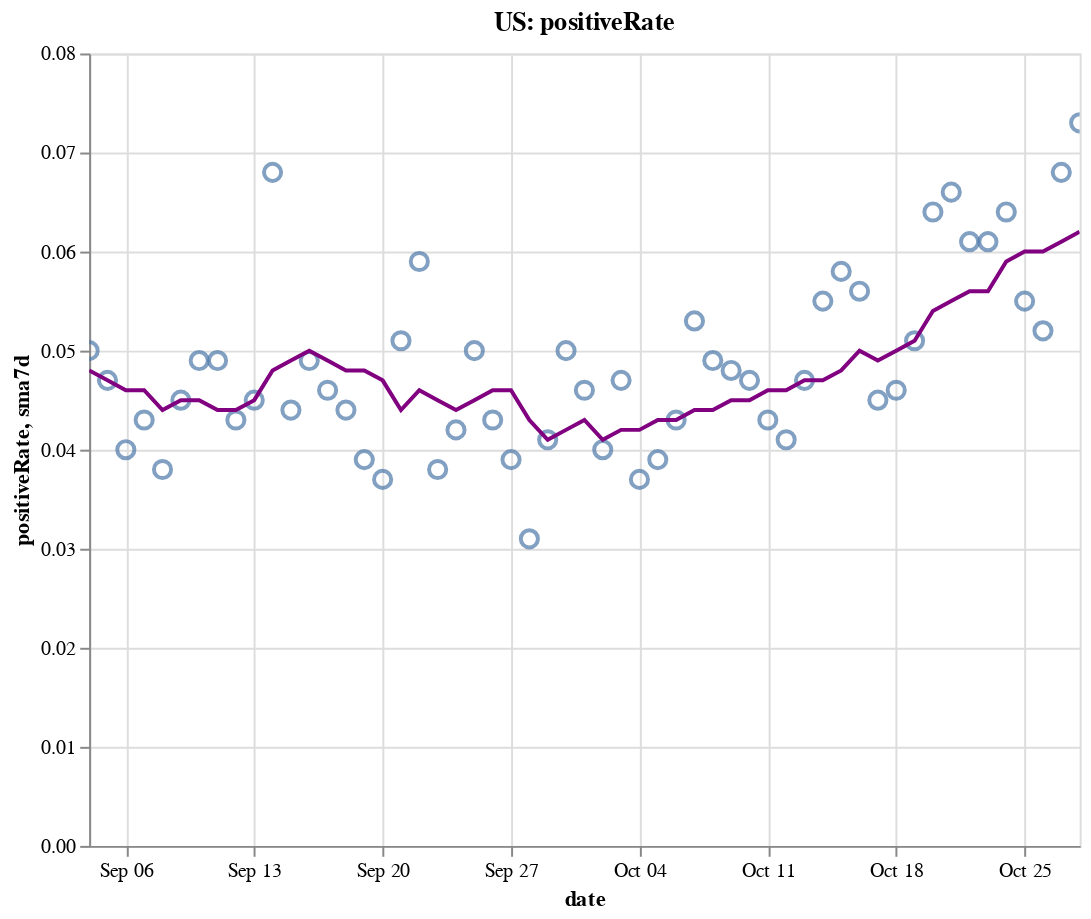

The code cell stored with this chart in its notebook:
### Code cell
create_plot(us, 'positiveRate')

### Figure 1 — Vega-Lite specification as saved in the notebook (floating-point values rounded to 4 significant figures)
{"config": {"view": {"continuousWidth": 400, "continuousHeight": 300}}, "layer": [{"layer": [{"mark": {"type": "point", "size": 75}, "encoding": {"tooltip": [{"type": "temporal", "field": "date"}, {"type": "quantitative", "field": "positiveRate"}, {"type": "quantitative", "field": "sma7d"}], "x": {"type": "temporal", "field": "date"}, "y": {"type": "quantitative", "field": "positiveRate"}}, "selection": {"selector004": {"type": "interval", "bind": "scales", "encodings": ["x", "y"]}}}, {"mark": {"type": "line", "color": "purple"}, "encoding": {"x": {"type": "temporal", "field": "date"}, "y": {"type": "quantitative", "field": "sma7d"}}}]}, {"mark": {"type": "rule", "color": "#aaa"}, "encoding": {"x": {"type": "temporal", "field": "date"}}, "transform": [{"filter": {"selection": "selector003"}}]}, {"mark": "circle", "encoding": {"opacity": {"condition": {"value": 1, "selection": "selector003"}, "value": 0}, "tooltip": [{"type": "temporal", "field": "date"}, {"type": "quantitative", "field": "positiveRate"}, {"type": "quantitative", "field": "sma7d"}], "x": {"type": "temporal", "field": "date"}, "y": {"type": "quantitative", "field": "positiveRate"}}, "selection": {"selector003": {"type": "single", "encodings": ["x"], "on": "mouseover", "nearest": true, "empty": "none"}}}, {"mark": {"type": "text", "align": "left", "dx": 5, "dy": -5, "stroke": "white", "strokeWidth": 2}, "encoding": {"text": {"type": "quantitative", "field": "positiveRate"}, "tooltip": [{"type": "temporal", "field": "date"}, {"type": "quantitative", "field": "positiveRate"}, {"type": "quantitative", "field": "sma7d"}], "x": {"type": "temporal", "field": "date"}, "y": {"type": "quantitative", "field": "positiveRate"}}, "transform": [{"filter": {"selection": "selector003"}}]}, {"mark": {"type": "text", "align": "left", "dx": 5, "dy": -5}, "encoding": {"text": {"type": "quantitative", "field": "positiveRate"}, "tooltip": [{"type": "temporal", "field": "date"}, {"type": "quantitative", "field": "positiveRate"}, {"type": "quantitative", "field": "sma7d"}], "x": {"type": "temporal", "field": "date"}, "y": {"type": "quantitative", "field": "positiveRate"}}, "transform": [{"filter": {"selection": "selector003"}}]}], "data": {"name": "data-66bd63c6e1d94e8154dd112a639862b4"}, "height": 400, "title": "US: positiveRate", "width": 500, "$schema": "https://vega.github.io/schema/vega-lite/v4.8.1.json", "datasets": {"data-66bd63c6e1d94e8154dd112a639862b4": [{"date": "2020-09-04T00:00:00", "totalTestResultsIncrease": 1035000.0, "positiveIncrease": 51540.0, "death": 179700.0, "deathIncrease": 998.0, "positiveRate": 0.05, "state": "US", "sma7d": 0.048}, {"date": "2020-09-05T00:00:00", "totalTestResultsIncrease": 962700.0, "positiveIncrease": 44840.0, "death": 180700.0, "deathIncrease": 918.0, "positiveRate": 0.047, "state": "US", "sma7d": 0.047}, {"date": "2020-09-06T00:00:00", "totalTestResultsIncrease": 832800.0, "positiveIncrease": 33070.0, "death": 181100.0, "deathIncrease": 449.0, "positiveRate": 0.04, "state": "US", "sma7d": 0.046}, {"date": "2020-09-07T00:00:00", "totalTestResultsIncrease": 664000.0, "positiveIncrease": 28660.0, "death": 181300.0, "deathIncrease": 225.0, "positiveRate": 0.043, "state": "US", "sma7d": 0.046}, {"date": "2020-09-08T00:00:00", "totalTestResultsIncrease": 581600.0, "positiveIncrease": 22200.0, "death": 181700.0, "deathIncrease": 358.0, "positiveRate": 0.038, "state": "US", "sma7d": 0.044}, {"date": "2020-09-09T00:00:00", "totalTestResultsIncrease": 689000.0, "positiveIncrease": 31060.0, "death": 182800.0, "deathIncrease": 1084.0, "positiveRate": 0.045, "state": "US", "sma7d": 0.045}, {"date": "2020-09-10T00:00:00", "totalTestResultsIncrease": 773000.0, "positiveIncrease": 37540.0, "death": 183900.0, "deathIncrease": 1170.0, "positiveRate": 0.049, "state": "US", "sma7d": 0.045}, {"date": "2020-09-11T00:00:00", "totalTestResultsIncrease": 916600.0, "positiveIncrease": 44880.0, "death": 185000.0, "deathIncrease": 1018.0, "positiveRate": 0.049, "state": "US", "sma7d": 0.044}, {"date": "2020-09-12T00:00:00", "totalTestResultsIncrease": 989700.0, "positiveIncrease": 42070.0, "death": 185800.0, "deathIncrease": 810.0, "positiveRate": 0.043, "state": "US", "sma7d": 0.044}, {"date": "2020-09-13T00:00:00", "totalTestResultsIncrease": 772000.0, "positiveIncrease": 34420.0, "death": 186200.0, "deathIncrease": 390.0, "positiveRate": 0.045, "state": "US", "sma7d": 0.045}, {"date": "2020-09-14T00:00:00", "totalTestResultsIncrease": 500900.0, "positiveIncrease": 33850.0, "death": 186600.0, "deathIncrease": 404.0, "positiveRate": 0.068, "state": "US", "sma7d": 0.048}, {"date": "2020-09-15T00:00:00", "totalTestResultsIncrease": 804600.0, "positiveIncrease": 35070.0, "death": 187600.0, "deathIncrease": 1031.0, "positiveRate": 0.044, "state": "US", "sma7d": 0.049}, {"date": "2020-09-16T00:00:00", "totalTestResultsIncrease": 819400.0, "positiveIncrease": 39950.0, "death": 188800.0, "deathIncrease": 1200.0, "positiveRate": 0.049, "state": "US", "sma7d": 0.05}, {"date": "2020-09-17T00:00:00", "totalTestResultsIncrease": 957400.0, "positiveIncrease": 43580.0, "death": 189700.0, "deathIncrease": 863.0, "positiveRate": 0.046, "state": "US", "sma7d": 0.049}, {"date": "2020-09-18T00:00:00", "totalTestResultsIncrease": 1087000.0, "positiveIncrease": 47460.0, "death": 190600.0, "deathIncrease": 901.0, "positiveRate": 0.044, "state": "US", "sma7d": 0.048}, {"date": "2020-09-19T00:00:00", "totalTestResultsIncrease": 1172000.0, "positiveIncrease": 45500.0, "death": 191300.0, "deathIncrease": 740.0, "positiveRate": 0.039, "state": "US", "sma7d": 0.048}, {"date": "2020-09-20T00:00:00", "totalTestResultsIncrease": 978600.0, "positiveIncrease": 36270.0, "death": 191600.0, "deathIncrease": 327.0, "positiveRate": 0.037, "state": "US", "sma7d": 0.047}, {"date": "2020-09-21T00:00:00", "totalTestResultsIncrease": 773700.0, "positiveIncrease": 39460.0, "death": 191900.0, "deathIncrease": 287.0, "positiveRate": 0.051, "state": "US", "sma7d": 0.044}, {"date": "2020-09-22T00:00:00", "totalTestResultsIncrease": 843200.0, "positiveIncrease": 49380.0, "death": 192800.0, "deathIncrease": 854.0, "positiveRate": 0.059, "state": "US", "sma7d": 0.046}, {"date": "2020-09-23T00:00:00", "totalTestResultsIncrease": 1002000.0, "positiveIncrease": 38570.0, "death": 193900.0, "deathIncrease": 1159.0, "positiveRate": 0.038, "state": "US", "sma7d": 0.045}, {"date": "2020-09-24T00:00:00", "totalTestResultsIncrease": 1032000.0, "positiveIncrease": 43710.0, "death": 194800.0, "deathIncrease": 921.0, "positiveRate": 0.042, "state": "US", "sma7d": 0.044}, {"date": "2020-09-25T00:00:00", "totalTestResultsIncrease": 1110000.0, "positiveIncrease": 55490.0, "death": 195700.0, "deathIncrease": 844.0, "positiveRate": 0.05, "state": "US", "sma7d": 0.045}, {"date": "2020-09-26T00:00:00", "totalTestResultsIncrease": 1119000.0, "positiveIncrease": 47790.0, "death": 196600.0, "deathIncrease": 869.0, "positiveRate": 0.043, "state": "US", "sma7d": 0.046}, {"date": "2020-09-27T00:00:00", "totalTestResultsIncrease": 904000.0, "positiveIncrease": 35420.0, "death": 196900.0, "deathIncrease": 307.0, "positiveRate": 0.039, "state": "US", "sma7d": 0.046}, {"date": "2020-09-28T00:00:00", "totalTestResultsIncrease": 1164000.0, "positiveIncrease": 36510.0, "death": 197100.0, "deathIncrease": 257.0, "positiveRate": 0.031, "state": "US", "sma7d": 0.043}, {"date": "2020-09-29T00:00:00", "totalTestResultsIncrease": 910600.0, "positiveIncrease": 36890.0, "death": 197900.0, "deathIncrease": 739.0, "positiveRate": 0.041, "state": "US", "sma7d": 0.041}, {"date": "2020-09-30T00:00:00", "totalTestResultsIncrease": 893700.0, "positiveIncrease": 44360.0, "death": 198900.0, "deathIncrease": 1061.0, "positiveRate": 0.05, "state": "US", "sma7d": 0.042}, {"date": "2020-10-01T00:00:00", "totalTestResultsIncrease": 992700.0, "positiveIncrease": 45620.0, "death": 199800.0, "deathIncrease": 851.0, "positiveRate": 0.046, "state": "US", "sma7d": 0.043}, {"date": "2020-10-02T00:00:00", "totalTestResultsIncrease": 1233000.0, "positiveIncrease": 49480.0, "death": 200600.0, "deathIncrease": 835.0, "positiveRate": 0.04, "state": "US", "sma7d": 0.041}, {"date": "2020-10-03T00:00:00", "totalTestResultsIncrease": 1092000.0, "positiveIncrease": 51340.0, "death": 201400.0, "deathIncrease": 741.0, "positiveRate": 0.047, "state": "US", "sma7d": 0.042}, {"date": "2020-10-04T00:00:00", "totalTestResultsIncrease": 1026000.0, "positiveIncrease": 38360.0, "death": 201700.0, "deathIncrease": 363.0, "positiveRate": 0.037, "state": "US", "sma7d": 0.042}, {"date": "2020-10-05T00:00:00", "totalTestResultsIncrease": 989500.0, "positiveIncrease": 38120.0, "death": 202000.0, "deathIncrease": 326.0, "positiveRate": 0.039, "state": "US", "sma7d": 0.043}, {"date": "2020-10-06T00:00:00", "totalTestResultsIncrease": 897700.0, "positiveIncrease": 38610.0, "death": 202700.0, "deathIncrease": 634.0, "positiveRate": 0.043, "state": "US", "sma7d": 0.043}, {"date": "2020-10-07T00:00:00", "totalTestResultsIncrease": 957800.0, "positiveIncrease": 50560.0, "death": 203600.0, "deathIncrease": 916.0, "positiveRate": 0.053, "state": "US", "sma7d": 0.044}, {"date": "2020-10-08T00:00:00", "totalTestResultsIncrease": 1137000.0, "positiveIncrease": 55290.0, "death": 204600.0, "deathIncrease": 986.0, "positiveRate": 0.049, "state": "US", "sma7d": 0.044}, {"date": "2020-10-09T00:00:00", "totalTestResultsIncrease": 1194000.0, "positiveIncrease": 57000.0, "death": 205500.0, "deathIncrease": 893.0, "positiveRate": 0.048, "state": "US", "sma7d": 0.045}, {"date": "2020-10-10T00:00:00", "totalTestResultsIncrease": 1234000.0, "positiveIncrease": 57490.0, "death": 206100.0, "deathIncrease": 665.0, "positiveRate": 0.047, "state": "US", "sma7d": 0.045}, {"date": "2020-10-11T00:00:00", "totalTestResultsIncrease": 1079000.0, "positiveIncrease": 46790.0, "death": 206600.0, "deathIncrease": 466.0, "positiveRate": 0.043, "state": "US", "sma7d": 0.046}, {"date": "2020-10-12T00:00:00", "totalTestResultsIncrease": 1063000.0, "positiveIncrease": 43110.0, "death": 206900.0, "deathIncrease": 287.0, "positiveRate": 0.041, "state": "US", "sma7d": 0.046}, {"date": "2020-10-13T00:00:00", "totalTestResultsIncrease": 1033000.0, "positiveIncrease": 48320.0, "death": 207600.0, "deathIncrease": 690.0, "positiveRate": 0.047, "state": "US", "sma7d": 0.047}, {"date": "2020-10-14T00:00:00", "totalTestResultsIncrease": 1030000.0, "positiveIncrease": 56720.0, "death": 208400.0, "deathIncrease": 811.0, "positiveRate": 0.055, "state": "US", "sma7d": 0.047}, {"date": "2020-10-15T00:00:00", "totalTestResultsIncrease": 1083000.0, "positiveIncrease": 63100.0, "death": 209300.0, "deathIncrease": 951.0, "positiveRate": 0.058, "state": "US", "sma7d": 0.048}, {"date": "2020-10-16T00:00:00", "totalTestResultsIncrease": 1215000.0, "positiveIncrease": 68040.0, "death": 210200.0, "deathIncrease": 877.0, "positiveRate": 0.056, "state": "US", "sma7d": 0.05}, {"date": "2020-10-17T00:00:00", "totalTestResultsIncrease": 1287000.0, "positiveIncrease": 57870.0, "death": 211000.0, "deathIncrease": 780.0, "positiveRate": 0.045, "state": "US", "sma7d": 0.049}, {"date": "2020-10-18T00:00:00", "totalTestResultsIncrease": 1053000.0, "positiveIncrease": 48860.0, "death": 211400.0, "deathIncrease": 393.0, "positiveRate": 0.046, "state": "US", "sma7d": 0.05}, {"date": "2020-10-19T00:00:00", "totalTestResultsIncrease": 1130000.0, "positiveIncrease": 57130.0, "death": 211800.0, "deathIncrease": 456.0, "positiveRate": 0.051, "state": "US", "sma7d": 0.051}, {"date": "2020-10-20T00:00:00", "totalTestResultsIncrease": 944600.0, "positiveIncrease": 60560.0, "death": 212700.0, "deathIncrease": 832.0, "positiveRate": 0.064, "state": "US", "sma7d": 0.054}, {"date": "2020-10-21T00:00:00", "totalTestResultsIncrease": 924400.0, "positiveIncrease": 60710.0, "death": 213700.0, "deathIncrease": 1024.0, "positiveRate": 0.066, "state": "US", "sma7d": 0.055}, {"date": "2020-10-22T00:00:00", "totalTestResultsIncrease": 1204000.0, "positiveIncrease": 73010.0, "death": 214800.0, "deathIncrease": 1143.0, "positiveRate": 0.061, "state": "US", "sma7d": 0.056}, {"date": "2020-10-23T00:00:00", "totalTestResultsIncrease": 1371000.0, "positiveIncrease": 83060.0, "death": 215800.0, "deathIncrease": 917.0, "positiveRate": 0.061, "state": "US", "sma7d": 0.056}, {"date": "2020-10-24T00:00:00", "totalTestResultsIncrease": 1303000.0, "positiveIncrease": 82920.0, "death": 216700.0, "deathIncrease": 890.0, "positiveRate": 0.064, "state": "US", "sma7d": 0.059}, {"date": "2020-10-25T00:00:00", "totalTestResultsIncrease": 1184000.0, "positiveIncrease": 65650.0, "death": 217000.0, "deathIncrease": 377.0, "positiveRate": 0.055, "state": "US", "sma7d": 0.06}, {"date": "2020-10-26T00:00:00", "totalTestResultsIncrease": 1195000.0, "positiveIncrease": 62270.0, "death": 217400.0, "deathIncrease": 389.0, "positiveRate": 0.052, "state": "US", "sma7d": 0.06}, {"date": "2020-10-27T00:00:00", "totalTestResultsIncrease": 1070000.0, "positiveIncrease": 73100.0, "death": 218300.0, "deathIncrease": 931.0, "positiveRate": 0.068, "state": "US", "sma7d": 0.061}, {"date": "2020-10-28T00:00:00", "totalTestResultsIncrease": 1071000.0, "positiveIncrease": 78300.0, "death": 219300.0, "deathIncrease": 1024.0, "positiveRate": 0.073, "state": "US", "sma7d": 0.062}]}}
